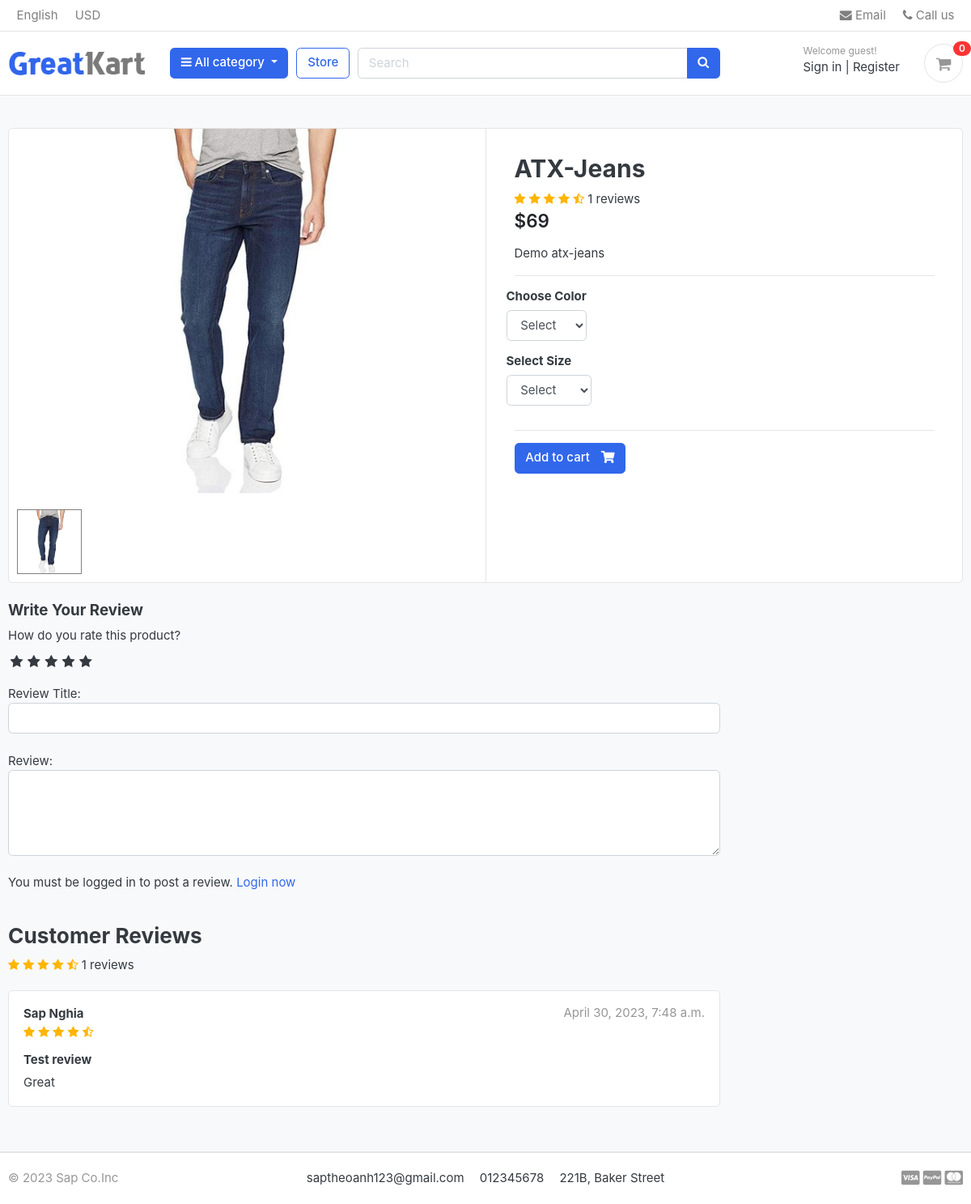
/store/category/jeans/atx-jeans/, run on the app's committed database.
### store/models.py (models this page shows, shortened)
class Product(models.Model):
    product_name    = models.CharField(max_length=200, unique=True)
    slug            = models.SlugField(max_length=200, unique=True)
    description     = models.TextField(max_length=500, blank=True)
    price           = models.IntegerField()
    images          = models.ImageField(upload_to='photos/products')
    stock           = models.IntegerField()
    is_available    = models.BooleanField(default=True)
    category        = models.ForeignKey(Category, on_delete=models.CASCADE)
    created_date    = models.DateTimeField(auto_now_add=True)
    modified_date   = models.DateTimeField(auto_now=True)
    def averageReview(self):
        reviews = ReviewRating.objects.filter(product=self, status=True).aggregate(average=Avg('rating'))
        avg = 0
        if reviews['average'] is not None:
            avg = float(reviews['average'])
        return avg
    def countReview(self):
        reviews = ReviewRating.objects.filter(product=self, status=True).aggregate(count=Count('id'))
        count = 0
        if reviews['count'] is not None:
            count = int(reviews['count'])
        return count

class ReviewRating(models.Model):
    product = models.ForeignKey(Product, on_delete=models.CASCADE)
    user = models.ForeignKey(Account, on_delete=models.CASCADE)
    subject = models.CharField(max_length=100, blank=True)
    review = models.TextField(max_length=500, blank=True)
    rating = models.FloatField()
    ip = models.CharField(max_length=20, blank=True)
    status = models.BooleanField(default=True)
    created_at = models.DateTimeField(auto_now_add=True)
    updated_at = models.DateTimeField(auto_now=True)

### accounts/models.py (models this page shows, shortened)
class Account(AbstractBaseUser):
    first_name      = models.CharField(max_length=50)
    last_name       = models.CharField(max_length=50)
    username        = models.CharField(max_length=50, unique=True)
    email           = models.EmailField(max_length=100, unique=True)
    phone_number    = models.CharField(max_length=50)
    date_joined     = models.DateTimeField(auto_now_add=True)
    last_login      = models.DateTimeField(auto_now_add=True)
    is_admin        = models.BooleanField(default=False)
    is_staff        = models.BooleanField(default=False)
    is_active       = models.BooleanField(default=False)
    is_superadmin   = models.BooleanField(default=False)
    USERNAME_FIELD  = 'email'
    REQUIRED_FIELDS = ['username', 'first_name', 'last_name']
    objects = MyAccountManager()
    def full_name(self):
        return f'{self.first_name} {self.last_name}'

### store/views.py (the view)
# urls.py: path('category/<slug:category_slug>/<slug:product_slug>/', views.product_detail, name='product_detail'),
def product_detail(request, category_slug, product_slug):
    try:
        single_product = Product.objects.get(category__slug=category_slug, slug=product_slug)
        in_cart = CartItem.objects.filter(cart__cart_id=_cart_id(request), product=single_product).exists()
    except Exception as e:
        raise e
    if request.user.is_authenticated:
        try:
            orderproduct = OrderProduct.objects.filter(user=request.user, product_id=single_product.id).exists()
        except OrderProduct.DoesNotExist:
            orderproduct = None
    else:
        orderproduct = None
    reviews = ReviewRating.objects.filter(product_id=single_product.id, status=True)
    product_gallery = ProductGallery.objects.filter(product_id=single_product.id)
    context = {
        'single_product': single_product,
        'in_cart' : in_cart,
        'orderproduct': orderproduct,
        'reviews': reviews,
        'product_gallery': product_gallery,
    }
    return render(request, 'store/product_detail.html', context)

### templates/store/product_detail.html (shortened to what this page needs)
{% extends 'base.html' %} {% load static %} {% block content %}
<section class="section-content padding-y bg">
    <div class="container">
        <div class="card">
            <div class="row no-gutters">
                <aside class="col-md-6">
                    <article class="gallery-wrap">
                        <div class="img-big-wrap">
                            <center><img src="{{ single_product.images.url }}" /></center>
                        </div>
                    </article>
                    <ul class="thumb">
						<li>
							<a href="{{ single_product.images.url }}" target="mainImage"><img src="{{ single_product.images.url }}" alt="Product Image"></a>
						</li>
					</ul>
                </aside>
                <main class="col-md-6 border-left">
                    <form action="{% url 'add_cart' single_product.id %}" method="POST">
                        <article class="content-body">
                            <h2 class="title">{{ single_product.product_name }}</h2>
                            <div class="rating-star">
								<span>
									<i class="fa fa-star{% if single_product.averageReview < 0.5 %}-o{% elif single_product.averageReview >= 0.5 and single_product.averageReview < 1 %}-half-o {% endif %}" aria-hidden="true"></i>
									<i class="fa fa-star{% if single_product.averageReview < 1.5 %}-o{% elif single_product.averageReview >= 1.5 and single_product.averageReview < 2 %}-half-o {% endif %}" aria-hidden="true"></i>
									<i class="fa fa-star{% if single_product.averageReview < 2.5 %}-o{% elif single_product.averageReview >= 2.5 and single_product.averageReview < 3 %}-half-o {% endif %}" aria-hidden="true"></i>
									<i class="fa fa-star{% if single_product.averageReview < 3.5 %}-o{% elif single_product.averageReview >= 3.5 and single_product.averageReview < 4 %}-half-o {% endif %}" aria-hidden="true"></i>
									<i class="fa fa-star{% if single_product.averageReview < 4.5 %}-o{% elif single_product.averageReview >= 4.5 and single_product.averageReview < 5 %}-half-o {% endif %}" aria-hidden="true"></i>
	                                <span>{{single_product.countReview}} reviews</span>
								</span>
							</div>
                            <div class="mb-3">
                                <var class="price h4">${{ single_product.price }}</var>
                            </div>
                            <p>{{ single_product.description }}</p>
                            <hr />
                            <div class="row">
                                <div class="item-option-select">
                                    <h6>Choose Color</h6>
                                    <select name="color" class="form-control">
                                        <option value="" disabled selected>Select</option>
                                    </select>
                                </div>
                            </div>
                            <div class="row">
                                <div class="item-option-select">
                                    <h6>Select Size</h6>
                                    <select name="size" class="form-control">
                                        <option value="" disabled selected>Select</option>
                                    </select>
                                </div>
                            </div>
                            <hr />
                            {% if single_product.stock <= 0 %}
                            <h5 class="text-danger">Out of stock</h5>
                            {% else %}
                            <button type="submit" class="btn btn-primary">
                                <span class="text">Add to cart</span>
                                <i class="fas fa-shopping-cart"></i>
                            </button>
                            {% endif %}
                        </article>
                    </form>
                </main>
            </div>
        </div>
        <br />
        <div class="row">
            <div class="col-md-9">
                <form action="{% url 'submit_review' single_product.id %}" method="POST">
                    <h5>Write Your Review</h5>
                    <div>
                        <label>How do you rate this product?</label>
                        <br />
                        <div class="rate">
                            <input type="radio" name="rating" id="rating10" value="5" required /><label
                                for="rating10"
                                title="5"
                            ></label>
                            <input type="radio" name="rating" id="rating8" value="4" required /><label
                                for="rating8"
                                title="4"
                            ></label>
                            <input type="radio" name="rating" id="rating6" value="3" required /><label
                                for="rating6"
                                title="3"
                            ></label>
                            <input type="radio" name="rating" id="rating4" value="2" required /><label
                                for="rating4"
                                title="2"
                            ></label>
                            <input type="radio" name="rating" id="rating2" value="1" required /><label
                                for="rating2"
                                title="1"
                            ></label>
                        </div>
                        <br />
                        Review Title:
                        <input type="text" class="form-control" name="subject" />
                        <br />
                        Review:
                        <textarea name="review" rows="4" class="form-control"></textarea>
                        <br />
                        {% if user.is_authenticated %} {% if orderproduct %}
                        <input type="submit" value="Submit Review" class="btn btn-primary" />
                        {% else %}
                        <p>You must purchase this product to post a review.</p>
                        {% endif %} {% else %}
                        <p>
                            You must be logged in to post a review.
                            <span><a href="{% url 'login' %}">Login now</a></span>
                        </p>
                        {% endif %}
                    </div>
                </form>
                <br />
                <header class="section-heading">
                    <h3>Customer Reviews</h3>
                    <div class="rating-star">
                        <span>
                            <i
                                class="fa fa-star{% if single_product.averageReview < 0.5 %}-o{% elif single_product.averageReview >= 0.5 and single_product.averageReview < 1 %}-half-o {% endif %}"
                                aria-hidden="true"
                            ></i>
                            <i
                                class="fa fa-star{% if single_product.averageReview < 1.5 %}-o{% elif single_product.averageReview >= 1.5 and single_product.averageReview < 2 %}-half-o {% endif %}"
                                aria-hidden="true"
                            ></i>
                            <i
                                class="fa fa-star{% if single_product.averageReview < 2.5 %}-o{% elif single_product.averageReview >= 2.5 and single_product.averageReview < 3 %}-half-o {% endif %}"
                                aria-hidden="true"
                            ></i>
                            <i
                                class="fa fa-star{% if single_product.averageReview < 3.5 %}-o{% elif single_product.averageReview >= 3.5 and single_product.averageReview < 4 %}-half-o {% endif %}"
                                aria-hidden="true"
                            ></i>
                            <i
                                class="fa fa-star{% if single_product.averageReview < 4.5 %}-o{% elif single_product.averageReview >= 4.5 and single_product.averageReview < 5 %}-half-o {% endif %}"
                                aria-hidden="true"
                            ></i>
                            <span>{{single_product.countReview}} reviews</span>
                        </span>
                    </div>
                </header>
                {% for review in reviews %}
                <article class="box mb-3">
                    <div class="icontext w-100">
                        <div class="text">
                            <span class="date text-muted float-md-right">{{review.updated_at}} </span>
                            <h6 class="mb-1">{{review.user.full_name}}</h6>
                            <div class="rating-star">
                                <span>
                                    <i
                                        class="fa fa-star{% if review.rating == 0.5 %}-half-o{% elif review.rating < 1 %}-o {% endif %}"
                                        aria-hidden="true"
                                    ></i>
                                    <i
                                        class="fa fa-star{% if review.rating == 1.5 %}-half-o{% elif review.rating < 2 %}-o {% endif %}"
                                        aria-hidden="true"
                                    ></i>
                                    <i
                                        class="fa fa-star{% if review.rating == 2.5 %}-half-o{% elif review.rating < 3 %}-o {% endif %}"
                                        aria-hidden="true"
                                    ></i>
                                    <i
                                        class="fa fa-star{% if review.rating == 3.5 %}-half-o{% elif review.rating < 4 %}-o {% endif %}"
                                        aria-hidden="true"
                                    ></i>
                                    <i
                                        class="fa fa-star{% if review.rating == 4.5 %}-half-o{% elif review.rating < 5 %}-o {% endif %}"
                                        aria-hidden="true"
                                    ></i>
                                </span>
                            </div>
                        </div>
                    </div>
                    <div class="mt-3">
                        <h6>{{review.subject}}</h6>
                        <p>{{review.review}}</p>
                    </div>
                </article>
                {% endfor %}
            </div>
        </div>
    </div>
</section>
{% endblock %}

### data on the page
Product: images (picture), product_name "ATX-Jeans", countReview "1", price "69", description "Demo atx-jeans"
ReviewRating: updated_at "April 30, 2023, 7:48 a.m.", user.full_name "Sap Nghia", rating 4.5 (drawn), subject "Test review", review "Great"

### other printed values
{{ cart_count }} "0"
